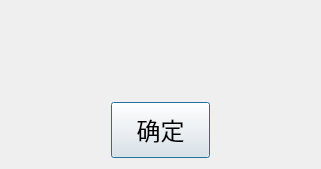
<?xml version="1.0" encoding="UTF-8"?>
<ui version="4.0">
 <class>Prompt</class>
 <widget class="QDialog" name="Prompt">
  <property name="geometry">
   <rect>
    <x>0</x>
    <y>0</y>
    <width>321</width>
    <height>169</height>
   </rect>
  </property>
  <property name="windowTitle">
   <string>Dialog</string>
  </property>
  <layout class="QVBoxLayout" name="verticalLayout" stretch="3,2">
   <item>
    <widget class="QLabel" name="message">
     <property name="font">
      <font>
       <family>楷体</family>
       <pointsize>18</pointsize>
      </font>
     </property>
     <property name="text">
      <string/>
     </property>
    </widget>
   </item>
   <item>
    <layout class="QHBoxLayout" name="horizontalLayout" stretch="1,1,1">
     <item>
      <spacer name="horizontalSpacer">
       <property name="orientation">
        <enum>Qt::Horizontal</enum>
       </property>
       <property name="sizeHint" stdset="0">
        <size>
         <width>40</width>
         <height>20</height>
        </size>
       </property>
      </spacer>
     </item>
     <item>
      <widget class="QPushButton" name="pushButton">
       <property name="sizePolicy">
        <sizepolicy hsizetype="Expanding" vsizetype="Expanding">
         <horstretch>0</horstretch>
         <verstretch>0</verstretch>
        </sizepolicy>
       </property>
       <property name="maximumSize">
        <size>
         <width>113</width>
         <height>66</height>
        </size>
       </property>
       <property name="font">
        <font>
         <family>楷体</family>
         <pointsize>18</pointsize>
        </font>
       </property>
       <property name="text">
        <string>确定</string>
       </property>
      </widget>
     </item>
     <item>
      <spacer name="horizontalSpacer_2">
       <property name="orientation">
        <enum>Qt::Horizontal</enum>
       </property>
       <property name="sizeHint" stdset="0">
        <size>
         <width>40</width>
         <height>20</height>
        </size>
       </property>
      </spacer>
     </item>
    </layout>
   </item>
  </layout>
 </widget>
 <resources/>
 <connections/>
</ui>
